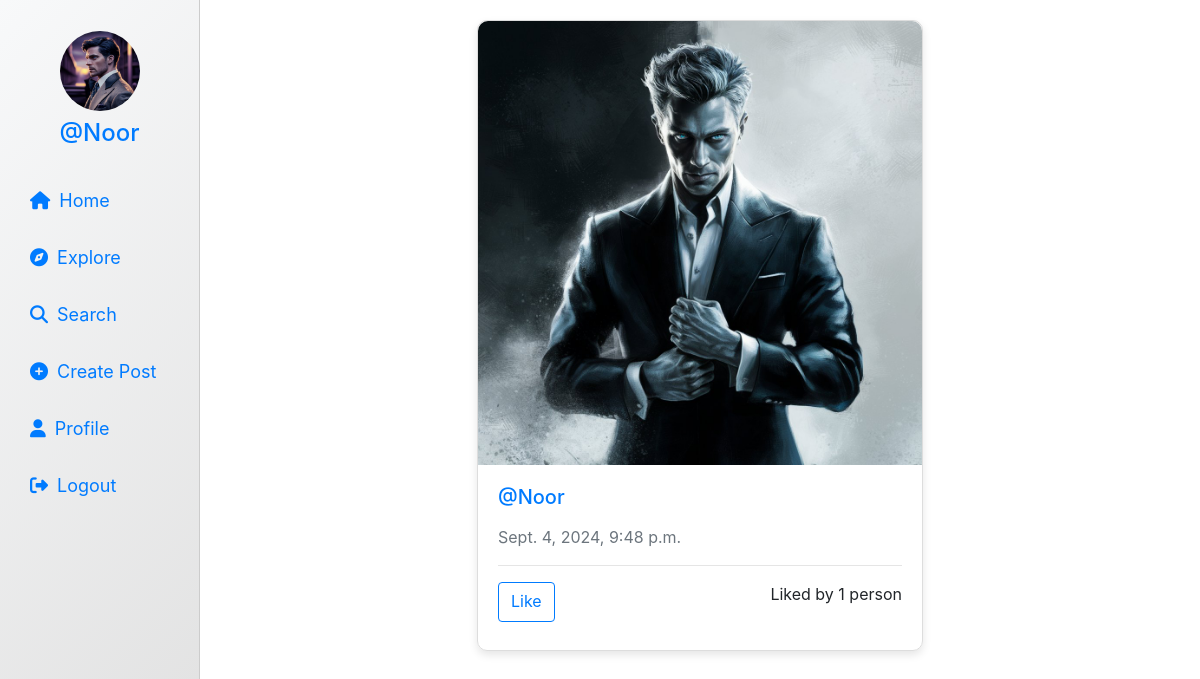
/ (signed in), run on the app's committed database.
### userauth/models.py (models this page shows, shortened)
class Profile(models.Model):
    user = models.ForeignKey(User, on_delete=models.CASCADE)
    id_user = models.IntegerField(primary_key=True, default=0)
    bio = models.TextField(blank=True, default='')
    profileimg = models.ImageField(upload_to='profile_images', default='blank-profile-picture.png')
    location = models.CharField(max_length=100, blank=True, default='')

class Post(models.Model):
    id = models.UUIDField(primary_key=True, default=uuid.uuid4)
    user = models.CharField(max_length=100)
    image = models.ImageField(upload_to='post_images')
    caption = models.TextField()
    created_at = models.DateTimeField(default=datetime.now)
    no_of_likes = models.IntegerField(default=0)

### userauth/views.py (the view)
# urls.py: path('',views.home),
@login_required(login_url='/loginn')
def home(request):
    following_users = Followers.objects.filter(follower=request.user.username).values_list('user', flat=True)
    post = Post.objects.filter(Q(user=request.user.username) | Q(user__in=following_users)).order_by('-created_at')
    profile = Profile.objects.get(user=request.user)
    context = {
        'post': post,
        'profile': profile,
    }
    return render(request, 'main.html',context)

### templates/main.html (shortened to what this page needs)
{% load static %}
<!DOCTYPE html>
<html lang="en">
<head>
    <link rel="stylesheet" href="https://maxcdn.bootstrapcdn.com/bootstrap/4.5.2/css/bootstrap.min.css">
    <link rel="stylesheet" href="{% static 'css/app.css' %}">
</head>
<body>
    <div class="container-fluid">
        <div class="row">
            <nav class="col-md-2 d-none d-md-block sidebar" style="position: fixed;">
                <div class="text-center mt-3">
                    <img src="{{ profile.profileimg.url }}" alt="Profile Picture" class="profile-pic">
                    <h4 class="mt-2"><a href="/profile/{{ user }}" style="text-decoration:none;">@{{ user }}</a></h4>
                </div>
                <ul class="nav flex-column mt-4">
                    <li class="nav-item">
                        <a class="nav-link active" href="/">
                            <i class="fa-solid fa-house mr-1"></i> Home
                        </a>
                    </li>
                    <li class="nav-item">
                        <a class="nav-link" href="/explore">
                            <i class="fa-solid fa-compass mr-1"></i> Explore
                        </a>
                    </li>
                    <li class="nav-item">
                        <a class="nav-link" href="#" data-bs-toggle="modal" data-bs-target="#exampleModal3">
                            <i class="fa-solid fa-magnifying-glass mr-1"></i> Search
                        </a>
                    </li>
                    <li class="nav-item">
                        <a class="nav-link" href="#" data-bs-toggle="modal" data-bs-target="#exampleModal"
                            data-bs-whatever="@getbootstrap">
                            <i class="fa-solid fa-circle-plus mr-1"></i> Create Post
                        </a>
                    </li>
                    <li class="nav-item">
                        <a class="nav-link" href="/profile/{{ user }}">
                            <i class="fa-solid fa-user mr-1"></i> Profile
                        </a>
                    </li>
                    <li class="nav-item">
                        <a class="nav-link" href="/logoutt">
                            <i class="fa-solid fa-right-from-bracket mr-1"></i> Logout
                        </a>
                    </li>
                </ul>
            </nav>
            <main role="main" class="col-md-9 ml-sm-auto col-lg-10 px-md-4">
                <div>
                    {% for pos in post %}
                    <div class="container" id="{{ pos.id }}">
                        <div class="row">
                            <div class="col-md-6 mx-auto">
                                <div class="post-card">
                                    {% if pos.image %}
                                    <img src="{{ pos.image.url }}" alt="Image" class="img-fluid">
                                    {% else %}
                                    <p class="text-center">No image available.</p>
                                    {% endif %}
                                    <div class="post-content">
                                        <h5><a href="/profile/{{ pos.user }}" style="text-decoration: none;">@{{ pos.user }}</a></h5>
                                        <p class="text-muted">{{ pos.created_at }}</p>
                                        <hr>
                                        <div class="d-flex justify-content-between" style="margin-bottom: 8px;">
                                            <a href="/like-post/{{ pos.id }}" class="btn btn-outline-primary">Like</a>
                                            {% if pos.no_of_likes == 0 %}
                                            <p>0</p>
                                            {% elif pos.no_of_likes == 1 %}
                                            <p>Liked by {{ pos.no_of_likes }} person</p>
                                            {% else %}
                                            <p>Liked by {{ pos.no_of_likes }} people</p>
                                            {% endif %}
                                        </div>
                                    </div>
                                </div>
                            </div>
                        </div>
                    </div>
                    {% endfor %}
                </div>
            </main>
        </div>
    </div>
</body>
</html>

### templates/main.html (style rules this page uses)
.sidebar { background: linear-gradient(135deg, #f8f9fa, #e0e0e0); height: 100vh; color: black; border-right: 1px solid #ccc; padding-top: 15px; }
.profile-pic { width: 80px; height: 80px; border-radius: 50%; object-fit: cover; }
.nav-link { font-size: 18px; padding: 15px; transition: background-color 0.3s, color 0.3s; }
.post-card { border: 1px solid #ddd; border-radius: 10px; margin: 20px 0; box-shadow: 0 4px 8px rgba(0, 0, 0, 0.1); transition: transform 0.2s, box-shadow 0.2s; }
.post-card img { width: 100%; height: auto; border-top-left-radius: 10px; border-top-right-radius: 10px; }
.post-content { padding: 20px; }
.post-content h5 a { text-decoration: none; color: #007bff; transition: color 0.3s; }
.btn-outline-primary { transition: background-color 0.3s, color 0.3s; }

### data on the page
Profile: profileimg (picture)
Post: image (picture), user "Noor", created_at "Sept. 4, 2024, 9:48 p.m.", no_of_likes "1"

### other printed values
{{ user }} "Noor"
